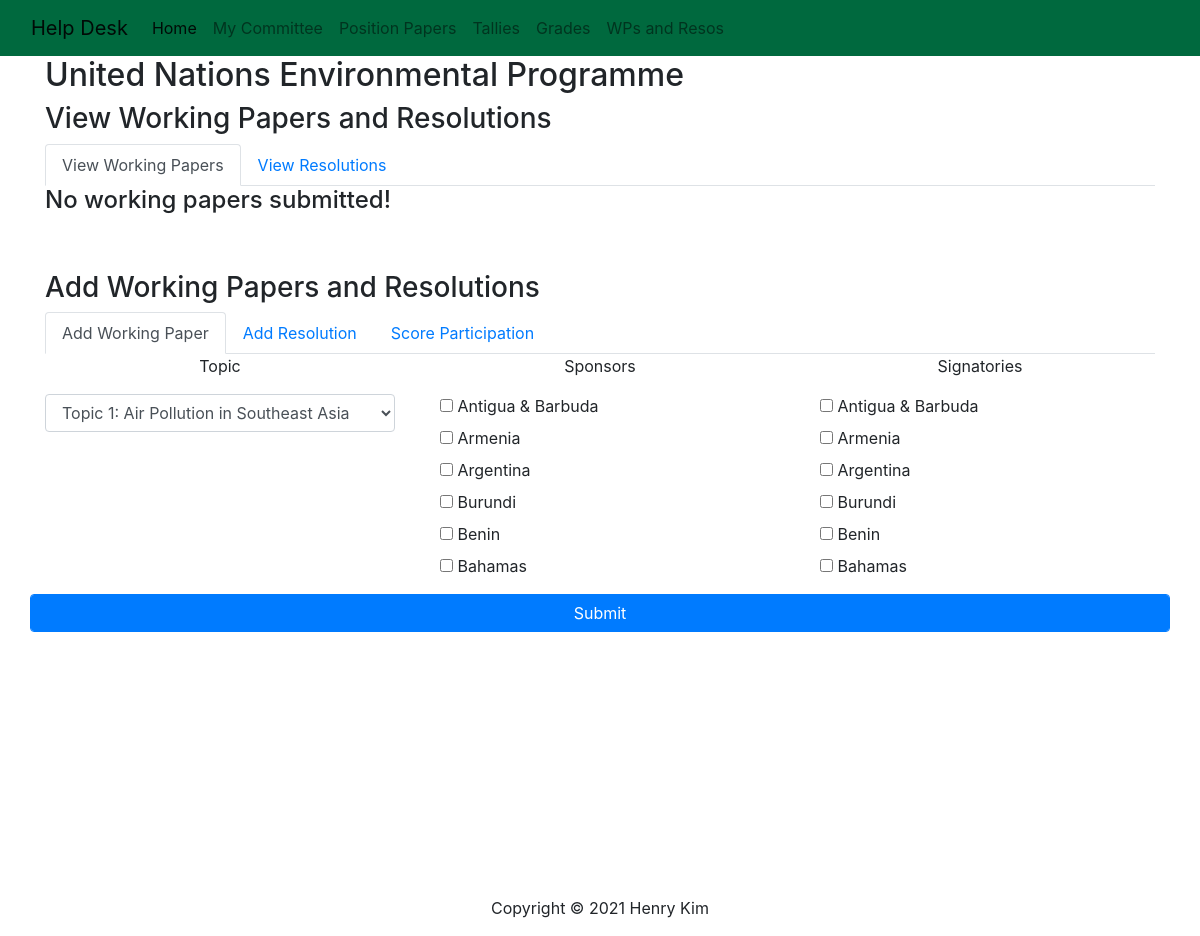
/dartmun/resos (signed in), run on the app's committed database.
### dartmun/models.py (models this page shows, shortened)
class Committee(models.Model):
    name = models.CharField(max_length=128)
    acronym = models.CharField(max_length=8)
    topics = models.ManyToManyField(Topic)
    people = models.OneToOneField(PeopleManager, null=True, on_delete=models.CASCADE)
    grades = models.OneToOneField(GradesManager, null=True, on_delete=models.CASCADE)
    parli_pro = models.OneToOneField(ParliProManager, null=True, on_delete=models.CASCADE)
    writing = models.OneToOneField(WritingManager, null=True, on_delete=models.CASCADE)
    def has_wps(self):
        for topic in self.topics.all():
            if topic.working_papers.count():
                return True
        return False
    def has_resos(self):
        for topic in self.topics.all():
            if topic.resolutions.count():
                return True
        return False

### dartmun/models_people.py (models this page shows, shortened)
class Delegation(models.Model):
    country = CountryField()
    delegates = models.ManyToManyField(Delegate)
    present = models.BooleanField(null=True)
    voting = models.BooleanField(null=True)

### dartmun/views.py (the view)
# urls.py: path('resos', views.resos, name='resos'),
@login_required
def resos(request):
    context = get_context()
    context['reso_rubric'] = Rubric.objects.get(title="Resolution Rubric")
    context['part_rubric'] = Rubric.objects.get(title="Participation Rubric")
    context['part_tallies'] = get_category_tallies("P", "UNEP")
    return render(request, 'dartmun/resos.html', context)

### dartmun/models_parli_pro.py (called while the page is built)
    def __str__(self):
        return f"Topic {self.number}: {self.topic}"

### dartmun/models_parlipro_manager.py (called while the page is built)
    def caucus_over(self):
        if self.current_mode and self.current_mode.acronym == "Unmod" and self.caucus.caucus_over():
            self.current_mode = DebateMode.objects.get(acronym="Open")
        self.save()

### dartmun/models_people.py (called while the page is built)
    def sorted_all_delegations(self):
        return self.delegations.all().order_by('country')

    def sorted_present_delegations(self):
        if self.number_present:
            return self.delegations.filter(present=True).order_by('country')
        else:
            return None

### dartmun/models_rubric.py (called while the page is built)
    def __str__(self):
        return f"{self.descriptor} - {self.points} pts"

    def __str__(self):
        return f"{self.criterion}"

### dartmun/views.py (called while the page is built)
def get_context():
    committee = Committee.objects.get(acronym="UNEP")
    committee.parli_pro.caucus_over()
    context = {'committee': committee, 'delegations': committee.people.sorted_present_delegations(),
               'all_delegations': committee.people.sorted_all_delegations(), 'modes': DebateMode.objects.all(),
               'motions': Motion.objects.all(), 'open': Motion.objects.get(motion="Open Debate"),
               'set': Motion.objects.get(motion="Set a Working Agenda")
               }
    return context

### dartmun/views_writing.py (called while the page is built)
def get_category_tallies(category_acronym, committee_acronym):
    category = TallyCategory.objects.get(acronym=category_acronym)
    committee = Committee.objects.get(acronym=committee_acronym)
    return committee.grades.tallies.filter(category=category).order_by('delegation__country')

### dartmun/templates/dartmun/resos.html (shortened to what this page needs)
{% extends "./layout.html" %}
{% load static %}
{%  block css %}
    <link rel="stylesheet" type="text/css" href="{% static 'dartmun/css/resos.css' %}">
{%  endblock %}
{%  block body %}
    <h2>{{committee.name}}</h2>
    <h3>View Working Papers and Resolutions</h3>
    <ul class="nav nav-tabs" id="view-writings" role="tablist">
        <li class="nav-item active">
            <a class="nav-link active" id="view-wp-tab" data-toggle="tab" href="#wps" role="tab" aria-controls="wps" aria-selected="true">View Working Papers</a>
        </li>
        <li class="nav-item">
            <a class="nav-link" id="view-reso-tab" data-toggle="tab" href="#resos" role="tab" aria-controls="resos" aria-selected="false">View Resolutions</a>
        </li>
    </ul>
    <div class="tab-content" id="myTabContent">
        <div class="tab-pane fade active show" id="wps" role="tabpanel" aria-labelledby="view-wp-tab">
            {% if committee.has_wps %}
                <table>
                    <tr>
                        <th>Topic</th>
                        <th>Sponsors</th>
                        <th>Signatories</th>
                        <th>Introduced?</th>
                        <th>Remove</th>
                    </tr>
                    {% for topic in committee.topics.all %}
                        {% for wp in topic.working_papers.all %}
                            <tr>
                                <td>{{ topic.number }}</td>
                                <td>{{ wp.sponsig.get_sponsors }}</td>
                                <td>{{ wp.sponsig.get_signatories }}</td>
                                <td>{{ wp.introduced }}</td>
                                <td><a href="{% url 'remove_wp' wp.id %}"><button class="btn btn-sm btn-danger">X</button></a></td>
                            </tr>
                        {% endfor %}
                    {% endfor %}
                </table>
            {% else %}
                <h4>No working papers submitted!</h4>
            {% endif %}
        </div>
    </div>
    <br><br>
    {% if request.user.is_staff %}
        <h3>Add Working Papers and Resolutions</h3>
        {% if committee.parli_pro.current_topic %}
            <ul class="nav nav-tabs" id="add-writings" role="tablist">
                <li class="nav-item active">
                    <a class="nav-link active" id="add-wp-tab" data-toggle="tab" href="#add-wp" role="tab" aria-controls="add-wp" aria-selected="true">Add Working Paper</a>
                </li>
                <li class="nav-item">
                    <a class="nav-link" id="add-reso-tab" data-toggle="tab" href="#add-reso" role="tab" aria-controls="add-reso" aria-selected="false">Add Resolution</a>
                </li>
                <li class="nav-item">
                    <a class="nav-link" id="score-part-tab" data-toggle="tab" href="#score-part" role="tab" aria-controls="score-part" aria-selected="false">Score Participation</a>
                </li>
            </ul>
        {% elif committee.parli_pro.open %}
            <h4>Set an agenda to add working papers and resolutions!</h4>
        {% else %}
            <h4>Open debate to get the delegates to discuss working papers and resolutions!</h4>
        {% endif %}
    {% endif %}
    {% if committee.parli_pro.current_topic and request.user.is_staff %}
        <div class="tab-content" id="add-writing">
            <div class="tab-pane fade active show" id="add-wp" role="tabpanel" aria-labelledby="add-wp-tab">
                <form action="{% url 'add_wp' %}" method="POST">
                    <div class="row">
                        <div class="col container overflow-auto">
                        <p>Topic</p>
                            <select name="topic" class="form-control" id="selected-topic">
                                {% for topic in committee.topics.all %}
                                    <option value="{{ topic.id }}">{{ topic }}</option>
                                {% endfor %}
                            </select>
                        </div>
                        <div class="col">
                            <p>Sponsors</p>
                            <div class="container overflow-auto" id="wp-sponsor-list">
                                {% for delegation in delegations.all %}
                                    <div id="reso-sponsor{{delegation.id}}">
                                        <input type="checkbox" name="sponsors" value="{{ delegation.id }}">
                                        <label for="sponsor{{ delegation.id }}">{{ delegation.country.name }}</label><br>
                                    </div>
                                {% endfor %}
                            </div>
                        </div>
                        <div class="col">
                            <p>Signatories</p>
                            <div class="container overflow-auto" id="wp-signatory-list">
                                {% for delegation in delegations.all %}
                                    <div id="reso-signatory{{ delegation.id }}">
                                        <input type="checkbox" name="signatories" value="{{ delegation.id }}">
                                        <label for="signatory{{ delegation.id }}"> {{ delegation.country.name }}</label><br>
                                    </div>
                                {% endfor %}
                            </div>
                        </div>
                    </div>
                    <div class="row">
                        <button class="form-control btn btn-primary">Submit</button>
                    </div>
                </form>
            </div>
        </div>
    {% endif %}
{%  endblock %}

### dartmun/static/dartmun/css/style.css (style rules this page uses)
form { margin-bottom: 48px; }
p { text-align: center; }

### dartmun/static/dartmun/css/resos.css (style rules this page uses)
#wp-sponsor-list, #wp-signatory-list { height: 180px; }
form > div.row { margin-bottom: 20px; }

### data on the page
Committee: name "United Nations Environmental Programme"
Delegation: country.name "Antigua & Barbuda"
Delegation: country.name "Armenia"
Delegation: country.name "Argentina"
Delegation: country.name "Burundi"
Delegation: country.name "Benin"
Delegation: country.name "Bahamas"

### other printed values
form field topic "Topic 1: Air Pollution in Southeast Asia"
